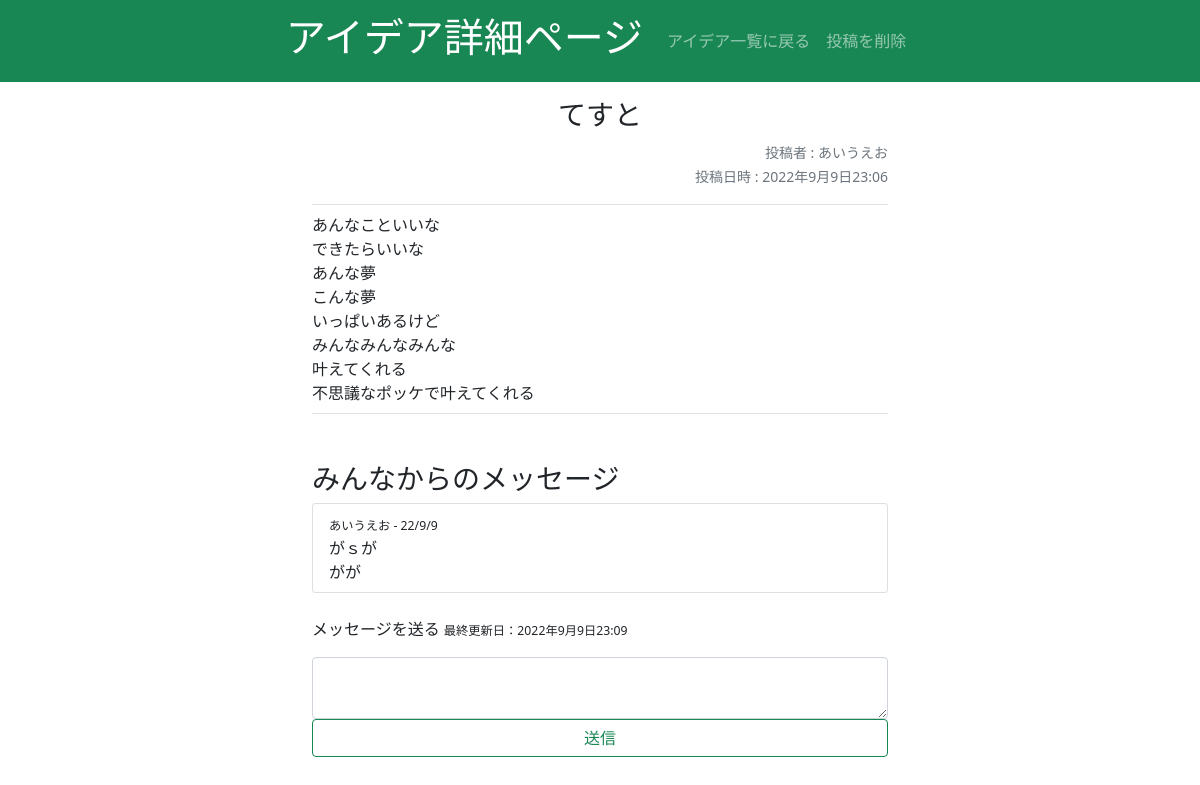
The app's page /idea_detail/5/ (signed in) with its own data.
### dottalk/models.py (models this page shows, shortened)
class Idea(models.Model):
    title = models.CharField(max_length=128)
    text = models.TextField(max_length=400)
    posted_at = models.DateTimeField(auto_now_add=True)
    last_modify = models.DateTimeField(auto_now=True)
    posted_by = models.CharField(max_length=100)
    posted_by_id = models.IntegerField()

class Idea_comment(models.Model):
    text = models.TextField(max_length=400)
    posted_by = models.CharField(max_length=100)
    posted_by_id = models.IntegerField()
    posted_to_id = models.IntegerField()
    posted_at = models.DateTimeField(auto_now_add=True)
    Account = models.ForeignKey(to=Idea, related_name='idea_comments', on_delete=models.CASCADE)

### dottalk/views.py (the view, shortened to what this page needs)
# urls.py: path("idea_detail/<int:id>/",views.idea_detail,name="idea_detail"),
@login_required
def idea_detail(request,id):
    template_name = "HTML/idea_detail.html"
    try:
        Idea = models.Idea.objects.get(id=id)
        loginuser = models.Account.objects.get(user=request.user)
        loginuserID = loginuser.id
    except models.Idea.DoesNotExist:
        raise Http404
    context = {"Idea":Idea,
               "loginuserID":loginuserID}
    return render(request,template_name,context)

### dottalk/templates/HTML/idea_detail.html (shortened to what this page needs)
<!DOCTYPE html>
{% load static %}
<html lang="ja">
<head>
  <link rel="stylesheet" href="{% static 'css/bootstrap.min.css' %}">
</head>
<body>
<nav class="navbar navbar-expand navbar-dark bg-success sticky-top">
  <div class="collapse navbar-collapse justify-content-center" id="navmenu1">
    <a href="#" class="navbar-brand"><h1>アイデア詳細ページ</h1></a>
    <div class="navbar-nav">
        <a class="nav-item nav-link" href="{% url 'idea_list' %}">アイデア一覧に戻る</a>
        <a class="nav-item nav-link" data-bs-toggle="modal" data-bs-target="#exampleModal">投稿を削除</a>
    </div>
  </div>
</nav>
<div class="container mt-3 mb-5 w-50">
    <div class="text-center">
        <h3>{{ Idea.title }}</h3>
    </div>
    <div class="text-end">
        <small class="text-muted" >投稿者 : {{ Idea.posted_by }}</small></br>
        <small class="text-muted" >投稿日時 : {{ Idea.posted_at }}</small>
    </div>
    <div class="border-top border-bottom text-wrap text-break mt-3 pt-2 pb-2">
        {{ Idea.text| linebreaksbr }}
    </div>
</div>
<div class="container mb-5 w-50">
    <h3>みんなからのメッセージ</h3>
    <ul class="list-group">
        {% for idea_comment in Idea.idea_comments.all %}
        <li class="list-group-item">
            <small><small>{{ idea_comment.posted_by }} - {{ idea_comment.posted_at|date:"y/n/j"}}</small></small></br>
            <div>{{ idea_comment.text| linebreaksbr }}</div>
        </li>
        {% empty %}
        <p>メッセージはまだ届いていないようです</p>
        {% endfor %}
    </ul>
    <div class="row">
        <div class="justify-content-around">
            <form action="" method="POST">
                <br>
                <p><label for="com">メッセージを送る</label>
                    <small><small>最終更新日：{{ Idea.last_modify }}</small></small></p>
                <textarea name="text" class="form-control" id="com"></textarea>
                <div class="d-grid gap-2 mb-5">
                    <button class="btn btn-outline-success" type="submit" id="button-addon">送信</button>
                </div>
            </form>
        </div>
    </div>
</div>
</body>
</html>

### records on screen
Idea: title "てすと", posted_by "あいうえお", posted_at "2022年9月9日23:06", text "あんなこといいな できたらいいな あんな夢 こんな夢 いっぱいあるけど みんなみんなみんな 叶えてくれる 不思議なポッケで叶えてくれる", last_modify "2022年9月9日23:09"
Idea_comment: posted_by "あいうえお", posted_at "22/9/9", text "がｓが がが"
